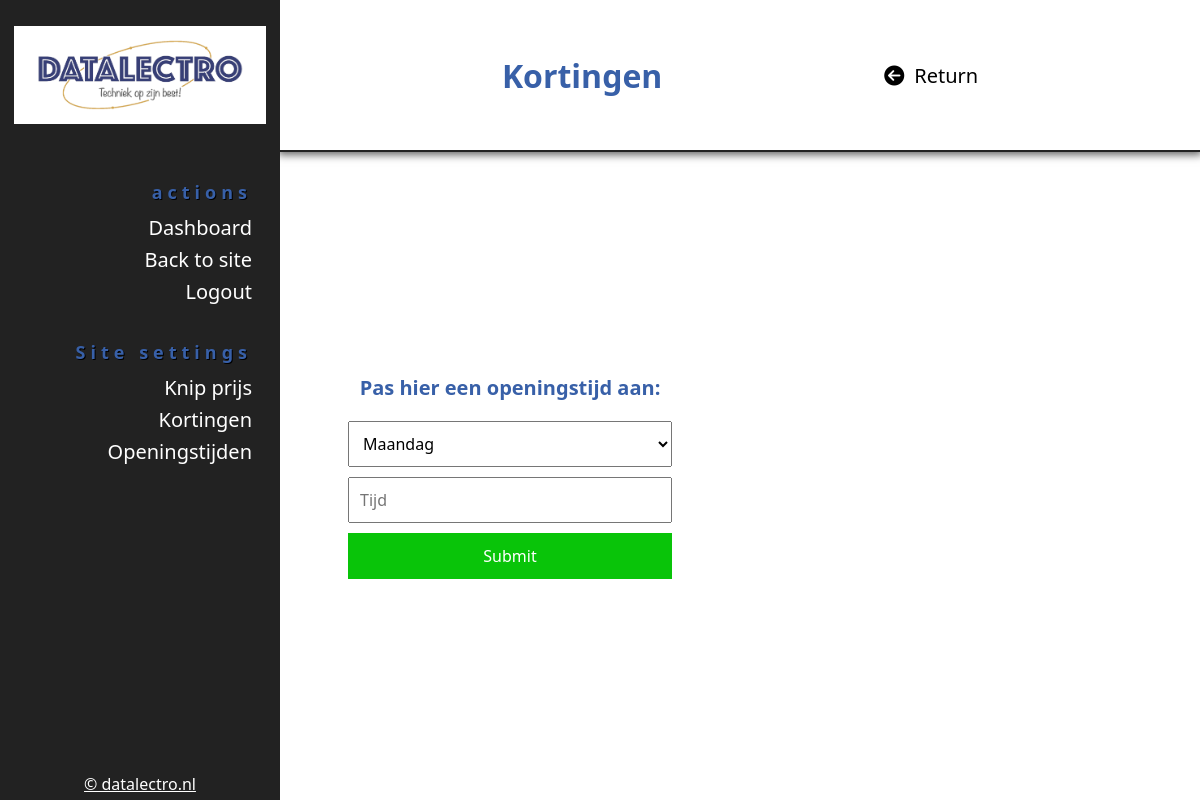
The app's page /sitemanager/openingstijden (signed in), older data.
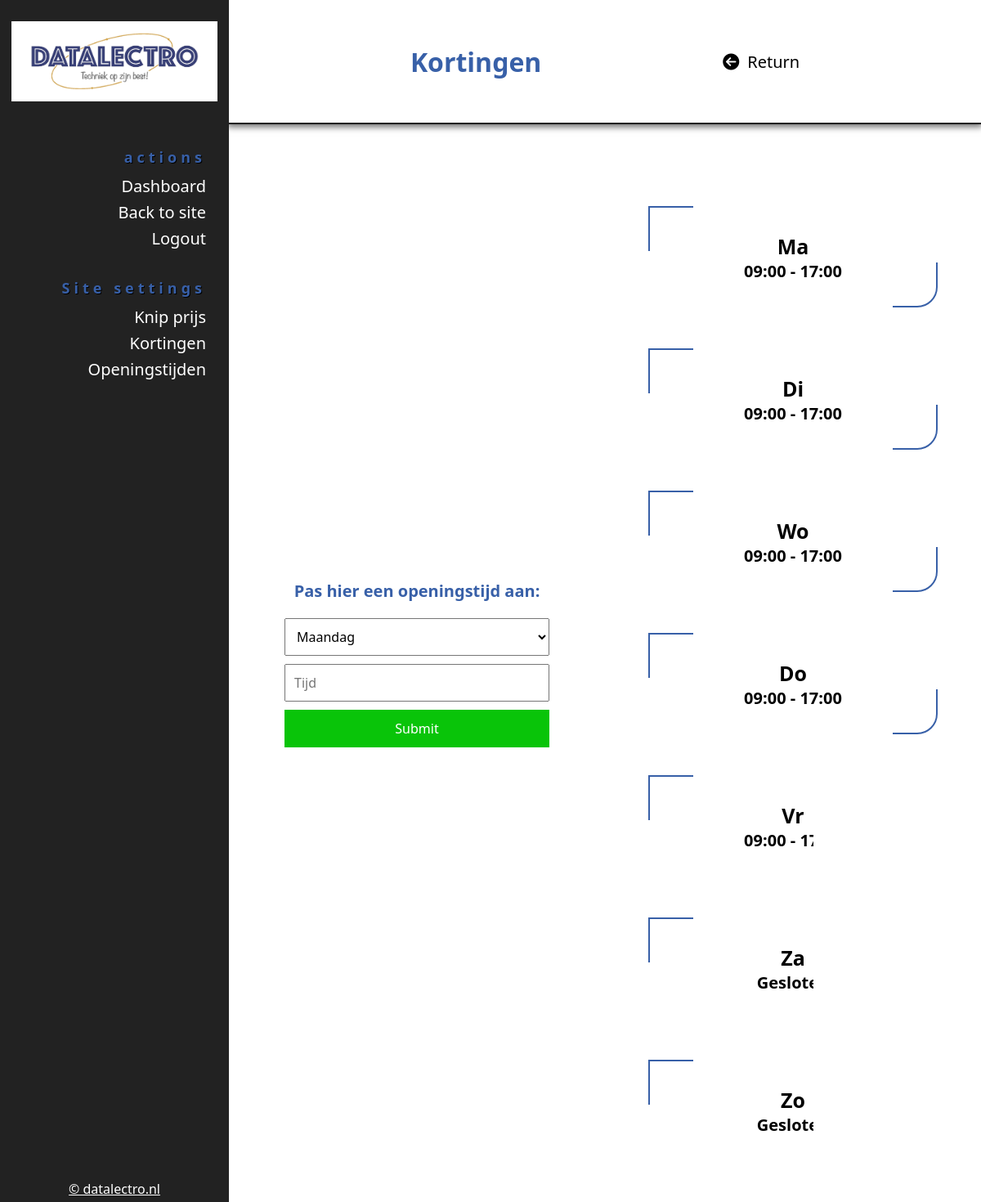
The same page, newer data.
### Sitemanager/models.py (models this page shows, shortened)
class openedTimes(models.Model):
    openedDay = models.CharField(max_length=30)
    openedTime = models.CharField(max_length=30)
    class Meta:
        verbose_name_plural = "Openings tijden"

### Sitemanager/views.py (the view)
# urls.py: path('openingstijden', views.openTimes, name="openingstijden"),
def openTimes(request):
    if not request.user.is_authenticated:
        return redirect('/login')
    times = openedTimes.objects.all()
    if request.method == 'POST' and 'change' in request.POST:
        day = request.POST.get('day')
        form = openedTimes.objects.get(openedDay=f'{day}')
        form.openedTime = request.POST.get('time')
        form.save()
    data = {
        'page': 'DataLectro-Sitemanager/opened.html',
        'opened': openedTimes.objects.all(),
    }
    return render(request, 'DataLectro-Sitemanager/index.html', data)

### Templates/DataLectro-Sitemanager/index.html (shortened to what this page needs)
{% load static %}
<!DOCTYPE html>
<html lang="en">
    <head>
        <link rel="stylesheet" href="{% static 'DataLectro-Sitemanager/CSS/index.css' %}">
    </head>
    <body>
        <header>
            <a href="https://datalectro.nl" class="logo" target="_blank">
                <img src="{% static 'DataLectro-Sitemanager/IMG/logoNew.png' %}" alt="">
            </a>
            <div class="nav">
                <p>actions</p>
                <a href="/sitemanager" class="dashboard">Dashboard</a>
                <a href="/" class="back">Back to site</a>
                <a href="/logout">Logout</a>
                <p>Site settings</p>
                <a href="/sitemanager/knipprijs">Knip prijs</a>
                <a href="/sitemanager/kortingen">Kortingen</a>
                <a href="/sitemanager/openingstijden">Openingstijden</a>
            </div>
            <a href="https://datalectro.nl" class="copy" target="_blank">&#169; datalectro.nl</a>
        </header>
        {% include page %}
    </body>
</html>

### Templates/DataLectro-Sitemanager/opened.html (shortened to what this page needs)
{% load static %}
<head>
    <link rel="stylesheet" href="{% static 'DataLectro-Sitemanager/CSS/opened.css' %}">
</head>
<main>
    <div class="header">
        <h1>Kortingen</h1>
        <a href="/sitemanager"><i class="fa fa-arrow-circle-left" aria-hidden="true"></i>Return</a>
    </div>
    <div class="container">
        <form method="post">
            <h2>Pas hier een openingstijd aan:</h2>
            <select name="day" id="">
                <option value="Ma">Maandag</option>
            </select>
            <input type="text" name="time" placeholder="Tijd" autocomplete="off">
            <button name="change" type="submit">Submit</button>
        </form>
        <div class="salesList">
            {% for time in opened %}
            <div class="itemBox">
                <div class="sale">
                    <h1>{{ time.openedDay }}</h1>
                    <h2>{{ time.openedTime }}</h2>
                </div>
                <a class="delIcon" href="/sitemanager/kortingen/delete/{{ korting.id }}"><i class="fa fa-trash"></i></a>
            </div>
            {% endfor %}
        </div>
    </div>
</main>

Row changes from the older to the newer data that the page shows:
added openedTimes: openedDay "Ma", openedTime "09:00 - 17:00"
added openedTimes: openedDay "Di", openedTime "09:00 - 17:00"
added openedTimes: openedDay "Wo", openedTime "09:00 - 17:00"
added openedTimes: openedDay "Do", openedTime "09:00 - 17:00"
added openedTimes: openedDay "Vr", openedTime "09:00 - 17:00"
added openedTimes: openedDay "Za", openedTime "Gesloten"
added openedTimes: openedDay "Zo", openedTime "Gesloten"
